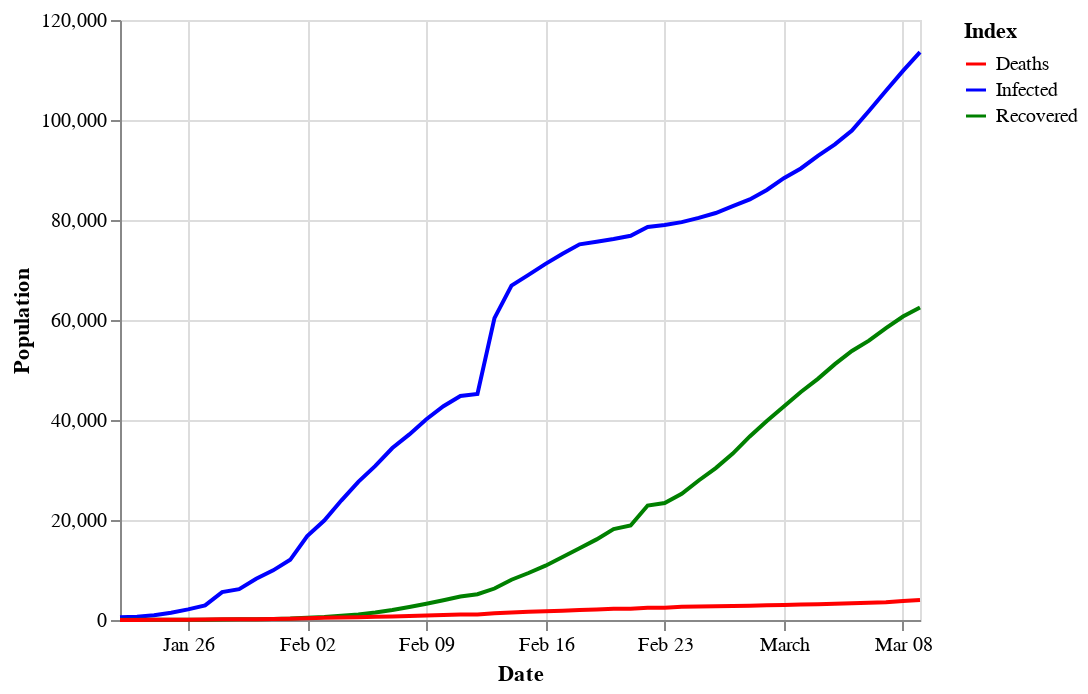

The code cell stored with this chart in its notebook:
### Code cell
alt.Chart(df).transform_fold(
    ['Infected', 'Recovered', 'Deaths'],
    as_=['Index', 'Population']).mark_line().encode(
        x='Date:T',
        y='Population:Q',
        color=alt.Color('Index:N',scale=alt.Scale(range=["red","blue","green"])))

### Figure 1 — Vega-Lite specification as saved in the notebook (floating-point values rounded to 4 significant figures)
{"config": {"view": {"continuousWidth": 400, "continuousHeight": 300}}, "data": {"name": "data-2bab6747b44e5dd71b3a660c1cff973c"}, "mark": "line", "encoding": {"color": {"type": "nominal", "field": "Index", "scale": {"range": ["red", "blue", "green"]}}, "x": {"type": "temporal", "field": "Date"}, "y": {"type": "quantitative", "field": "Population"}}, "transform": [{"fold": ["Infected", "Recovered", "Deaths"], "as": ["Index", "Population"]}], "$schema": "https://vega.github.io/schema/vega-lite/v4.0.2.json", "datasets": {"data-2bab6747b44e5dd71b3a660c1cff973c": [{"Date": "1/22/2020", "Infected": 555, "Recovered": 28, "Deaths": 17}, {"Date": "1/23/2020", "Infected": 653, "Recovered": 30, "Deaths": 18}, {"Date": "1/24/2020", "Infected": 941, "Recovered": 36, "Deaths": 26}, {"Date": "1/25/2020", "Infected": 1434, "Recovered": 39, "Deaths": 42}, {"Date": "1/26/2020", "Infected": 2118, "Recovered": 52, "Deaths": 56}, {"Date": "1/27/2020", "Infected": 2927, "Recovered": 61, "Deaths": 82}, {"Date": "1/28/2020", "Infected": 5578, "Recovered": 107, "Deaths": 131}, {"Date": "1/29/2020", "Infected": 6166, "Recovered": 126, "Deaths": 133}, {"Date": "1/30/2020", "Infected": 8234, "Recovered": 143, "Deaths": 171}, {"Date": "1/31/2020", "Infected": 9927, "Recovered": 222, "Deaths": 213}, {"Date": "2/1/2020", "Infected": 12038, "Recovered": 284, "Deaths": 259}, {"Date": "2/2/2020", "Infected": 16787, "Recovered": 472, "Deaths": 362}, {"Date": "2/3/2020", "Infected": 19881, "Recovered": 623, "Deaths": 426}, {"Date": "2/4/2020", "Infected": 23892, "Recovered": 852, "Deaths": 492}, {"Date": "2/5/2020", "Infected": 27636, "Recovered": 1124, "Deaths": 564}, {"Date": "2/6/2020", "Infected": 30818, "Recovered": 1487, "Deaths": 634}, {"Date": "2/7/2020", "Infected": 34392, "Recovered": 2011, "Deaths": 719}, {"Date": "2/8/2020", "Infected": 37121, "Recovered": 2616, "Deaths": 806}, {"Date": "2/9/2020", "Infected": 40151, "Recovered": 3244, "Deaths": 906}, {"Date": "2/10/2020", "Infected": 42763, "Recovered": 3946, "Deaths": 1013}, {"Date": "2/11/2020", "Infected": 44803, "Recovered": 4683, "Deaths": 1113}, {"Date": "2/12/2020", "Infected": 45222, "Recovered": 5150, "Deaths": 1118}, {"Date": "2/13/2020", "Infected": 60370, "Recovered": 6295, "Deaths": 1371}, {"Date": "2/14/2020", "Infected": 66887, "Recovered": 8058, "Deaths": 1523}, {"Date": "2/15/2020", "Infected": 69032, "Recovered": 9395, "Deaths": 1666}, {"Date": "2/16/2020", "Infected": 71226, "Recovered": 10865, "Deaths": 1770}, {"Date": "2/17/2020", "Infected": 73260, "Recovered": 12583, "Deaths": 1868}, {"Date": "2/18/2020", "Infected": 75138, "Recovered": 14352, "Deaths": 2007}, {"Date": "2/19/2020", "Infected": 75641, "Recovered": 16121, "Deaths": 2122}, {"Date": "2/20/2020", "Infected": 76199, "Recovered": 18177, "Deaths": 2247}, {"Date": "2/21/2020", "Infected": 76843, "Recovered": 18890, "Deaths": 2251}, {"Date": "2/22/2020", "Infected": 78599, "Recovered": 22886, "Deaths": 2458}, {"Date": "2/23/2020", "Infected": 78985, "Recovered": 23394, "Deaths": 2469}, {"Date": "2/24/2020", "Infected": 79570, "Recovered": 25227, "Deaths": 2629}, {"Date": "2/25/2020", "Infected": 80415, "Recovered": 27905, "Deaths": 2708}, {"Date": "2/26/2020", "Infected": 81397, "Recovered": 30384, "Deaths": 2770}, {"Date": "2/27/2020", "Infected": 82756, "Recovered": 33277, "Deaths": 2814}, {"Date": "2/28/2020", "Infected": 84122, "Recovered": 36711, "Deaths": 2872}, {"Date": "2/29/2020", "Infected": 86013, "Recovered": 39782, "Deaths": 2941}, {"Date": "3/1/2020", "Infected": 88371, "Recovered": 42716, "Deaths": 2996}, {"Date": "3/2/2020", "Infected": 90309, "Recovered": 45602, "Deaths": 3085}, {"Date": "3/3/2020", "Infected": 92843, "Recovered": 48229, "Deaths": 3160}, {"Date": "3/4/2020", "Infected": 95123, "Recovered": 51171, "Deaths": 3254}, {"Date": "3/5/2020", "Infected": 97885, "Recovered": 53797, "Deaths": 3348}, {"Date": "3/6/2020", "Infected": 101799, "Recovered": 55866, "Deaths": 3460}, {"Date": "3/7/2020", "Infected": 105835, "Recovered": 58359, "Deaths": 3558}, {"Date": "3/8/2020", "Infected": 109814, "Recovered": 60695, "Deaths": 3803}, {"Date": "3/9/2020", "Infected": 113583, "Recovered": 62512, "Deaths": 3996}]}}
